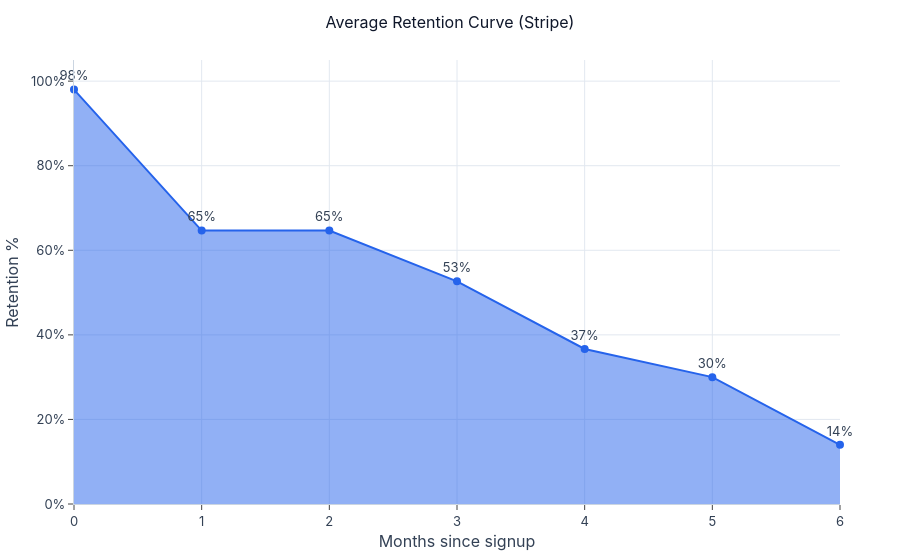

The notebook cell this image was saved under:
### Markdown cell above
## 5. Retention curve

### Code cell
reports.retention.plot_stripe_curve(ret_matrix.mean(axis=0))

### Figure 1 — Plotly figure (JSON) as saved in the notebook; plotly's stock layout.template omitted (floating-point values rounded to 4 significant figures)
{"data": [{"fill": "tozeroy", "line": {"color": "#2563EB", "width": 2}, "marker": {"size": 8}, "mode": "lines+markers+text", "text": ["98%", "65%", "65%", "53%", "37%", "30%", "14%"], "textposition": "top center", "type": "scatter", "x": [0, 1, 2, 3, 4, 5, 6], "y": [98.0, 64.67, 64.67, 52.67, 36.67, 30.0, 14.0]}], "layout": {"title": {"text": "Average Retention Curve (Stripe)"}, "xaxis": {"title": {"text": "Months since signup"}}, "yaxis": {"range": [0, 105], "ticksuffix": "%", "title": {"text": "Retention %"}}}}
